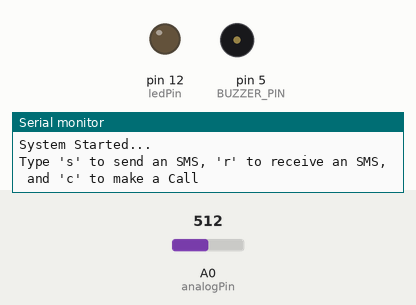
Recording of a sketch running on a simulated Arduino Uno, built with avr-gcc and run on an emulated ATmega328P. Parts: output pins drawn as LEDs (lit = HIGH), buzzer (waves = sounding, pin HIGH), the last lines printed to the serial monitor. Dashed ring = blinking. Inputs (shaded band) come from the test bench; at power-on: A0 (analogPin) = 512. The modem accepts every AT command (registered, SIM ready, sends succeed) and sends nothing else.

Above: at 9.2 s.
9.3 s: A0 (analogPin) set to 106
11.9 s: A0 (analogPin) set to 91
At 14.7 s:
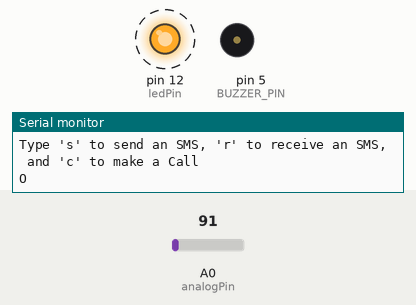
14.9 s: A0 (analogPin) set to 110
At 14.9 s:
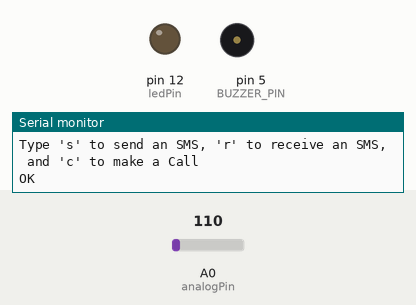
Timing chart, 0 to 17.9 s (numbered marks = the images above; inputs shaded):
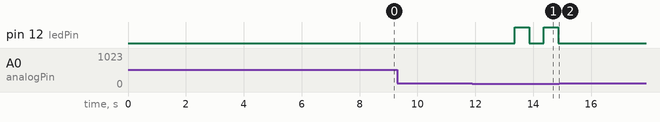

The sketch:

finalprojectcodegsmbased.ino
```cpp
#include <SoftwareSerial.h>

SoftwareSerial sim(3, 2);
const int analogPin = A0;
const int ledPin = 12;
const int threshold = 100; // Set the threshold value as per your requirement
const String number1 = "+254704358072";     // Your first number
const String number2 = "+254769189571"; // Your second number
const String number3 = "+254785303908"; // Your third number

#define BUZZER_PIN 5  // Define the buzzer pin as digital pin 5

// Morse code timing
#define DOT_DURATION 250   // Duration of a dot in milliseconds
#define DASH_DURATION 1000 // Duration of a dash in milliseconds
#define SYMBOL_SPACE 250   // Gap between dots and dashes within a character
#define LETTER_SPACE 500   // Gap between letters
#define WORD_SPACE 1000    // Gap between words

bool ledOn = false; // Track the LED state
bool callInProgress = false; // Track if a call is in progress
unsigned long callStartTime = 0; // Track the start time of the call
const long callDuration = 30000; // Call duration in milliseconds (30 seconds)
const long callRedirectTime = 15000; // Time before redirecting the call in milliseconds (15 seconds)
int currentNumber = 1; // 1 for the first number, 2 for the second number, 3 for the third number

void setup() {
  pinMode(analogPin, INPUT);
  pinMode(ledPin, OUTPUT);
  pinMode(BUZZER_PIN, OUTPUT); // Set the buzzer pin as an output
  digitalWrite(ledPin, LOW); // Ensure the LED is initially off
  delay(7000); // Delay for 7 seconds to ensure the modules get the signal
  Serial.begin(9600);
  sim.begin(9600);
  delay(1000);
  Serial.println("System Started...");
  Serial.println("Type 's' to send an SMS, 'r' to receive an SMS, and 'c' to make a Call");
}

void loop() {
  int sensorValue = analogRead(analogPin);

  if (sensorValue < threshold && !callInProgress) {
    // A0 is low, initiate the call and start blinking the LED
    currentNumber = 1; // Always start from the first number when A0 is low
    sendSMSAndCall();
    playMorseCode("KIV"); // Play Morse code when sensorValue is below the threshold
    ledOn = true; // Turn on the LED
  } else if (sensorValue >= threshold) {
    // A0 is high, terminate the call and stop blinking the LED
    if (callInProgress) {
      hangUpCall();
    }
    ledOn = false; // Turn off the LED
  }

  if (callInProgress) {
    // Check if the call duration has elapsed
    unsigned long currentMillis = millis();
    if (currentMillis - callStartTime >= callDuration) {
      // Call duration has elapsed, hang up the call
      hangUpCall();
      cycleNumbers(); // Cycle to the next number
    } else if (currentMillis - callStartTime >= callRedirectTime) {
      // Redirect the call to the other number after callRedirectTime
      redirectCall();
    }
  }

  if (sim.available() > 0) {
    Serial.write(sim.read());
  }

  // Blink the LED if it's on
  if (ledOn) {
    digitalWrite(ledPin, !digitalRead(ledPin)); // Toggle the LED state
    delay(500); // Blink interval of 0.5 seconds
  } else {
    digitalWrite(ledPin, LOW); // Ensure the LED is off when not blinking
  }
}

void sendSMSAndCall() {
   String targetNumber;

   switch(currentNumber) {
     case 1:
       targetNumber = number1;
       break;
     case 2:
       targetNumber = number2;
       break;
     case 3:
       targetNumber = number3;
       break;
     default:
       return;
   }

   // Send an SMS before making the call
   sendSMS(targetNumber);

   sim.print("ATD");
   sim.print(targetNumber);
   sim.print(";\r\n");
   delay(100);

   callInProgress = true;
   callStartTime = millis();
}

void sendSMS(String targetNumber) {
  // Select the SMS storage
  sim.println("AT+CMGF=1"); // Set SMS mode to text
  delay(100);

  // Compose the SMS and send it
  sim.print("AT+CMGS=\"");
  sim.print(targetNumber);
  sim.println("\"");
  delay(100);
  sim.print("Power out"); // Your SMS message
  sim.print((char)26); // Ctrl+Z to send SMS
  delay(100);
}

void hangUpCall() {
   sim.println("ATH\r");
   delay(20000);
   callInProgress = false;
}

void redirectCall() {
   cycleNumbers();
   sendSMSAndCall();
}

void cycleNumbers() {
   currentNumber++;

   if(currentNumber > 3) {
     currentNumber=1;
   }
}

void playMorseCode(String morseCode) {
  for (int i = 0; i < morseCode.length(); i++) {
    if (morseCode[i] == '.')
      playDot();
    else if (morseCode[i] == '-')
      playDash();
    delay(SYMBOL_SPACE); // Gap between dots and dashes within a character
  }
  delay(LETTER_SPACE - SYMBOL_SPACE); // Gap between letters
}

void playDot() {
  tone(BUZZER_PIN, 2000, DOT_DURATION); // Increase frequency to make it louder
  delay(DOT_DURATION);
  noTone(BUZZER_PIN);
}

void playDash() {
  tone(BUZZER_PIN, 2000, DASH_DURATION); // Increase frequency to make it louder
  delay(DASH_DURATION);
  noTone(BUZZER_PIN);
}
```

Measured:
- the behaviour switches between 100 and 99 on A0 (analogPin) (found by bisection; images 0 and 1)
- after the input at 9.3 s, every drawn part: stays the same
- after the input at 11.9 s, pin 12 (ledPin): alternates HIGH for 0.50 s and LOW for 0.50 s, starting after 1.5 s
- after the input at 14.9 s, pin 12 (ledPin): stops changing and stays LOW
